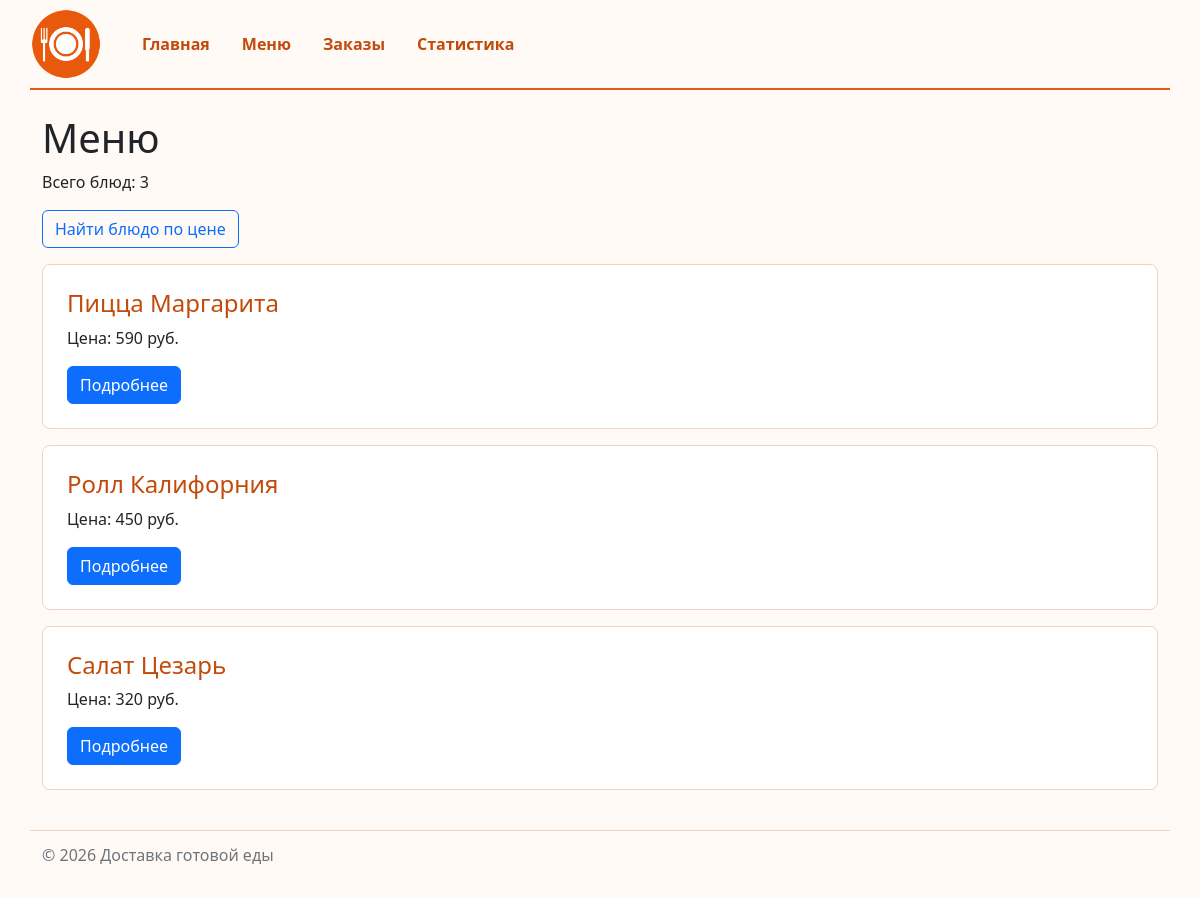
Screenshot of /dishes/ with the database file from the repository.
### dishes/views.py (the view)
# urls.py: path("", views.dishes, name="list"),
def dishes(request: HttpRequest) -> HttpResponse:
    dishes_data = fetch_all(
        """
        SELECT id, name, price
        FROM dishes
        ORDER BY name;
        """
    )
    return render(request, "dishes/dish_list.html", {"dishes": dishes_data})

### db/database.py (called while the page is built)
def get_connection(db_path: Path | str = DB_PATH) -> sqlite3.Connection:
    conn = sqlite3.connect(db_path)
    conn.row_factory = sqlite3.Row
    conn.execute("PRAGMA foreign_keys = ON")
    return conn

def fetch_all(query: str, params: tuple = ()) -> list[sqlite3.Row]:
    conn = get_connection()
    try:
        return conn.execute(query, params).fetchall()
    finally:
        conn.close()

### dishes/templates/dishes/dish_list.html (shortened to what this page needs)
{% extends "base.html" %}
{% block content %}
    <h1>Меню</h1>
    <p>
        Всего блюд: {{ dishes|length }}
    </p>
    <a href="{% url 'dishes:search' %}" class="btn btn-outline-primary mb-3">
        Найти блюдо по цене
    </a>
    {% for dish in dishes %}
        {% include "dishes/includes/dish_card.html" %}
    {% empty %}
        <p>Блюда не найдены.</p>
    {% endfor %}
{% endblock %}

### dishes/templates/dishes/includes/dish_card.html
<article class="card dish-card mb-3">
    <div class="card-body">
        <h2 class="card-title h4">
            {{ dish.name|default:"Без названия" }}
        </h2>
        <p class="card-text">
            Цена: {{ dish.price|floatformat:"-2" }} руб.
        </p>
        <a
            href="{% url 'dishes:detail' dish.id %}"
            class="btn btn-primary"
        >
            Подробнее
        </a>
    </div>
</article>

### homepage/static/homepage/css/style.css (style rules this page uses)
:root { --brand-color: #e8590c; --brand-color-dark: #c24a0a; }
body { min-height: 100vh; display: flex; flex-direction: column; background-color: #fffaf5; }
.dish-card { margin-bottom: 1rem; padding: 0.5rem; border: 1px solid #f1d4c0; border-radius: 8px; }
.dish-card .card-title { color: var(--brand-color-dark); }

### rows the page displays
dishes: name "Пицца Маргарита", price "590"
dishes: name "Ролл Калифорния", price "450"
dishes: name "Салат Цезарь", price "320"

### other values shown
{{ dishes|length }} "3"
